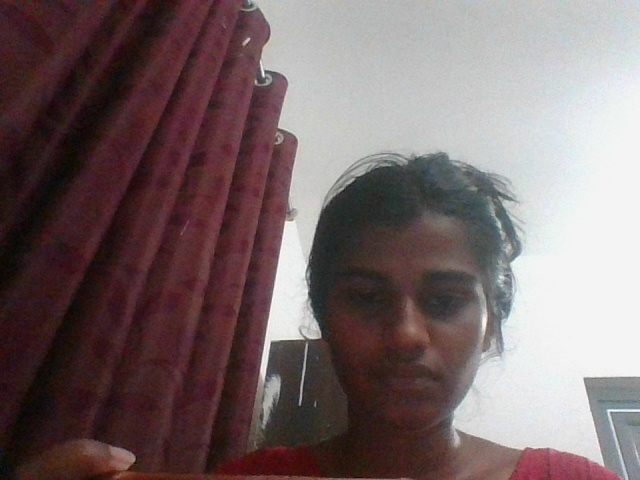
#> input picture smart/dataset/NOMIKA/0.jpg, 640 x 480 px, found by its file name; its folder holds only this picture in this run
$ python train_model.py
#> lines starting #> are read from the running program, lines starting #| are printed output that depends on the picture
import cv2
import os
import numpy as np
import pickle

dataset_path = "dataset"

face_cascade = cv2.CascadeClassifier(
    cv2.data.haarcascades + "haarcascade_frontalface_default.xml"
)

recognizer = cv2.face.LBPHFaceRecognizer_create()

faces = []
labels = []
label_map = {}
current_label = 0

for person_name in os.listdir(dataset_path):

    person_path = os.path.join(dataset_path, person_name)

    if not os.path.isdir(person_path):
        continue

    label_map[current_label] = person_name

    for image_name in os.listdir(person_path):

        img_path = os.path.join(person_path, image_name)

        img = cv2.imread(img_path)
#> img is the input picture: shape (480, 640, 3); mean B, G, R 105.5, 104.6, 120.5
        gray = cv2.cvtColor(img, cv2.COLOR_BGR2GRAY)
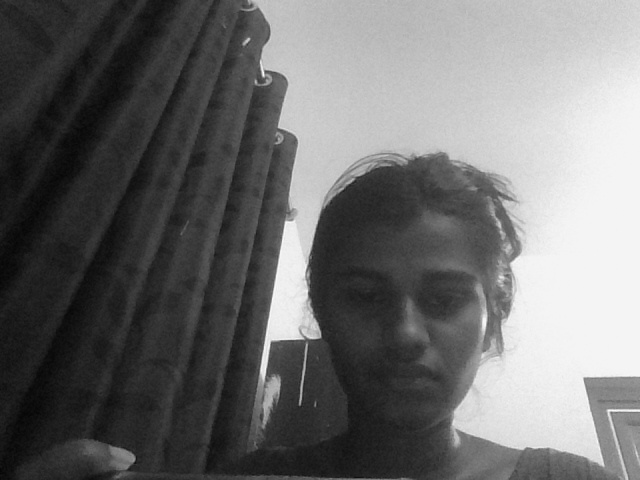
#> gray: shape (480, 640); min 5, max 254, mean 109.5

        detected_faces = face_cascade.detectMultiScale(gray, 1.3, 5)
#> detected_faces = [[318, 238, 174, 174]]

        for (x, y, w, h) in detected_faces:

            face = gray[y:y+h, x:x+w]

            faces.append(face)
            labels.append(current_label)
#> this loop made 1 pass
#> pass 1, `face = gray[y:y+h, x:x+w]`:
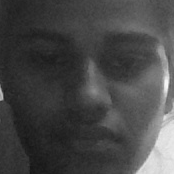
#> face: shape (174, 174); min 20, max 247, mean 70.7
#> after the loop, faces = 1 item; labels = [0]

    current_label += 1
#> pass 2 of the loop `for person_name in os.listdir(dataset_path):`:
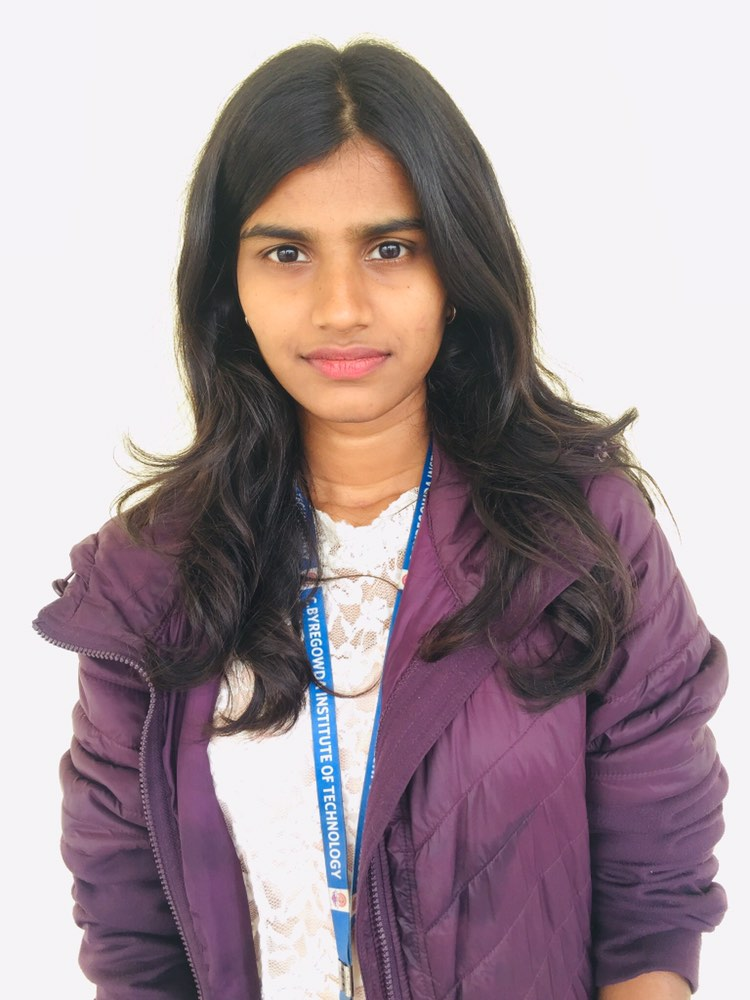
#> input picture smart/dataset/NOMIKA GOWDA/photo.jpg, 750 x 1000 px, found by its file name
#> img is the input picture: shape (1000, 750, 3); mean B, G, R 157.3, 151.6, 167.6
#> `gray = cv2.cvtColor(img, cv2.COLOR_BGR2GRAY)`:
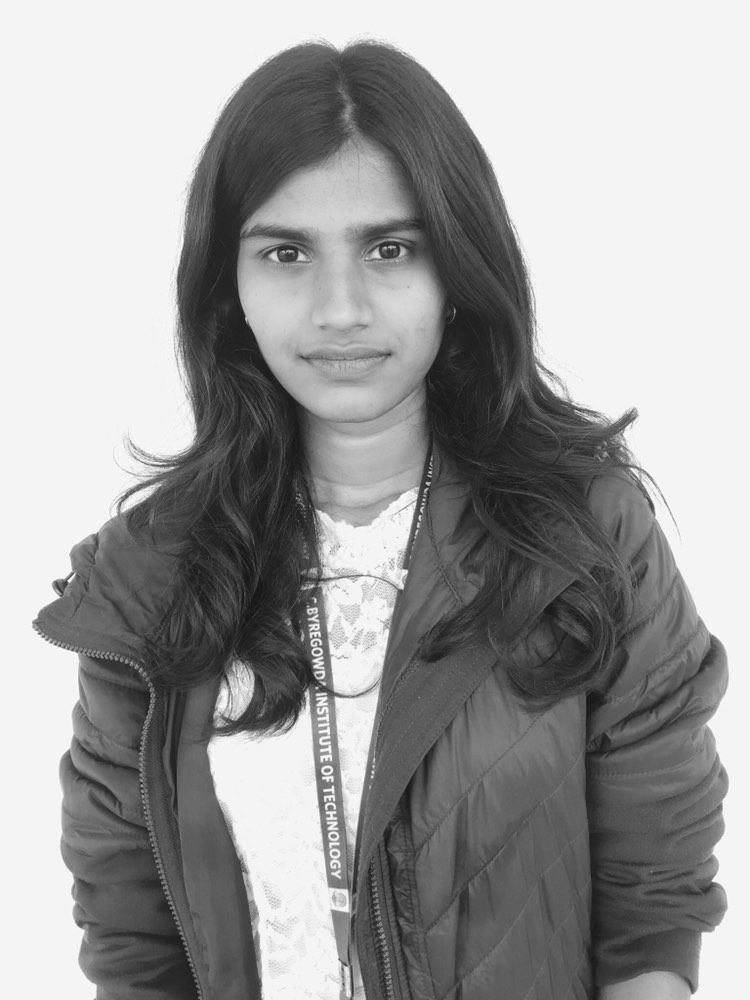
#> gray: shape (1000, 750); min 18, max 255, mean 157.1
#> detected_faces = [[215, 164, 248, 248]]
#> the loop `for (x, y, w, h) in detected_faces: ` made 1 pass
#> pass 1, `face = gray[y:y+h, x:x+w]`:
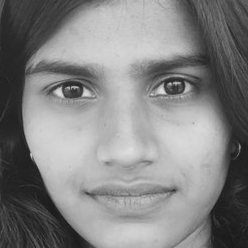
#> face: shape (248, 248); min 22, max 225, mean 131
#> after the loop `for (x, y, w, h) in detected_faces:`: faces = 2 items; labels = [0, 1]
#> pass 3 of the loop `for person_name in os.listdir(dataset_path):`:
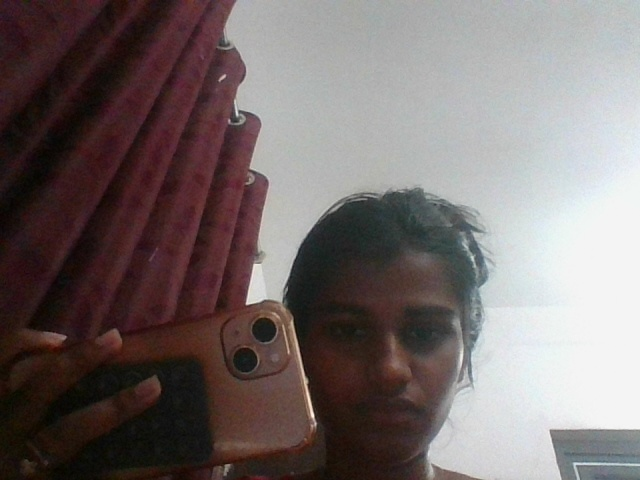
#> input picture smart/dataset/sakshi/0.jpg, 640 x 480 px, found by its file name
#> img is the input picture: shape (480, 640, 3); mean B, G, R 107.7, 108.5, 118.6
#> `gray = cv2.cvtColor(img, cv2.COLOR_BGR2GRAY)`:
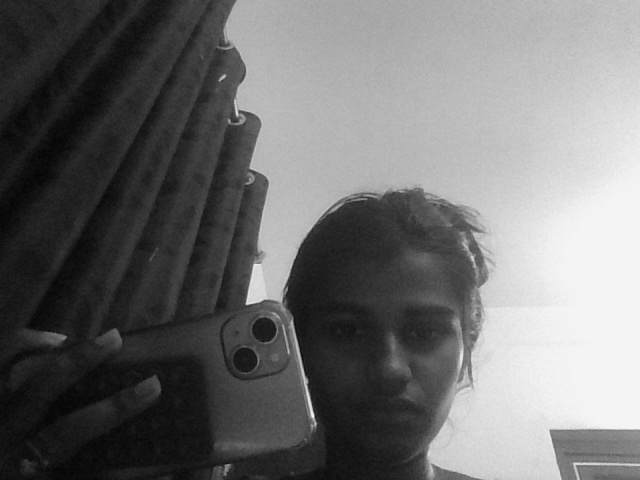
#> gray: shape (480, 640); min 4, max 247, mean 111.5
#> detected_faces = [[298, 270, 174, 174]]
#> the loop `for (x, y, w, h) in detected_faces: ` made 1 pass
#> pass 1, `face = gray[y:y+h, x:x+w]`:
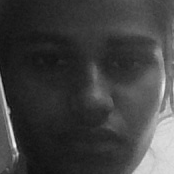
#> face: shape (174, 174); min 10, max 243, mean 64
#> after the loop `for (x, y, w, h) in detected_faces:`: faces = 3 items; labels = [0, 1, 2]

recognizer.train(faces, np.array(labels))

recognizer.save("ai/trained_model.yml")

with open("ai/label_map.pkl", "wb") as f:
    pickle.dump(label_map, f)

print("Model trained successfully!")
print("Label map:", label_map)
